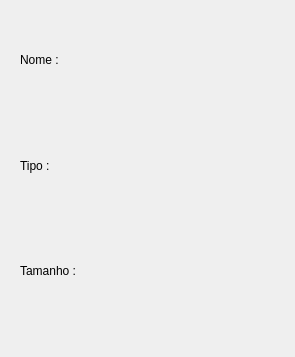
<?xml version="1.0" encoding="UTF-8"?>
<ui version="4.0">
 <class>Info_Imagens</class>
 <widget class="QWidget" name="Info_Imagens">
  <property name="geometry">
   <rect>
    <x>0</x>
    <y>0</y>
    <width>295</width>
    <height>357</height>
   </rect>
  </property>
  <property name="windowTitle">
   <string>Informações da Imagem</string>
  </property>
  <widget class="QWidget" name="verticalLayoutWidget">
   <property name="geometry">
    <rect>
     <x>20</x>
     <y>10</y>
     <width>251</width>
     <height>311</height>
    </rect>
   </property>
   <layout class="QVBoxLayout" name="verticalLayout">
    <item>
     <widget class="QLabel" name="label_2">
      <property name="text">
       <string>Nome :</string>
      </property>
     </widget>
    </item>
    <item>
     <widget class="QLabel" name="label">
      <property name="text">
       <string>Tipo :</string>
      </property>
     </widget>
    </item>
    <item>
     <widget class="QLabel" name="label_4">
      <property name="text">
       <string>Tamanho : </string>
      </property>
     </widget>
    </item>
   </layout>
  </widget>
 </widget>
 <resources/>
 <connections/>
</ui>
